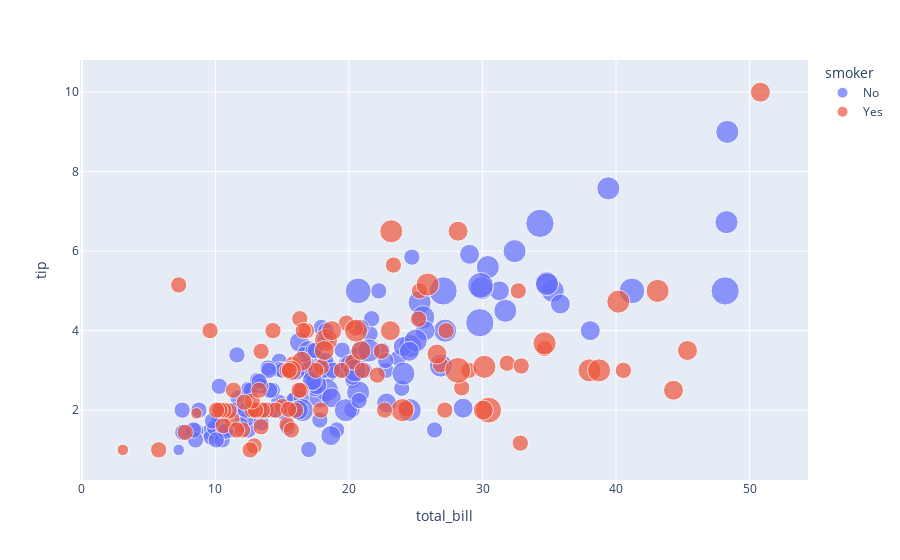

Write notebook code for a chart like this one.
### Markdown cell above
### 3. Scatter Plot

plotly.express.scatter(data_frame=None, x=None, y=None, color=None, title=None)

### Code cell
df = px.data.tips()
fig = px.scatter(df, x='total_bill', y='tip', color='smoker', size='size',
                 hover_data=['day'])
fig.show()

### Figure 1 — Plotly figure (JSON) as saved in the notebook; plotly's stock layout.template omitted (floating-point values rounded to 4 significant figures; data arrays with more than 128 entries replaced by an {"elided": "..."} marker saying what was removed)
{"data": [{"customdata": {"elided": "151x1 str values"}, "hovertemplate": "smoker=No<br>total_bill=%{x}<br>tip=%{y}<br>size=%{marker.size}<br>day=%{customdata[0]}<extra></extra>", "legendgroup": "No", "marker": {"color": "#636efa", "size": {"elided": "151 int values"}, "sizemode": "area", "sizeref": 0.015, "symbol": "circle"}, "mode": "markers", "name": "No", "orientation": "v", "showlegend": true, "type": "scatter", "x": {"elided": "151 float values"}, "xaxis": "x", "y": {"elided": "151 float values"}, "yaxis": "y"}, {"customdata": [["Sat"], ["Sat"], ["Sat"], ["Sat"], ["Sat"], ["Sat"], ["Sat"], ["Sat"], ["Sat"], ["Sat"], ["Sat"], ["Thur"], ["Thur"], ["Fri"], ["Fri"], ["Fri"], ["Fri"], ["Fri"], ["Fri"], ["Fri"], ["Fri"], ["Fri"], ["Sat"], ["Sat"], ["Sat"], ["Sat"], ["Sat"], ["Sat"], ["Thur"], ["Sun"], ["Sat"], ["Sat"], ["Sat"], ["Sat"], ["Sun"], ["Sun"], ["Sun"], ["Sun"], ["Sun"], ["Sun"], ["Sun"], ["Sun"], ["Sun"], ["Sun"], ["Sun"], ["Sun"], ["Sun"], ["Sun"], ["Sun"], ["Sun"], ["Sun"], ["Sun"], ["Thur"], ["Thur"], ["Thur"], ["Thur"], ["Thur"], ["Thur"], ["Thur"], ["Thur"], ["Thur"], ["Thur"], ["Thur"], ["Thur"], ["Thur"], ["Thur"], ["Sat"], ["Sat"], ["Sat"], ["Sat"], ["Sat"], ["Sat"], ["Sat"], ["Sat"], ["Sat"], ["Sat"], ["Sat"], ["Sat"], ["Sat"], ["Fri"], ["Fri"], ["Fri"], ["Fri"], ["Fri"], ["Fri"], ["Sat"], ["Sat"], ["Sat"], ["Sat"], ["Sat"], ["Sat"], ["Sat"], ["Sat"]], "hovertemplate": "smoker=Yes<br>total_bill=%{x}<br>tip=%{y}<br>size=%{marker.size}<br>day=%{customdata[0]}<extra></extra>", "legendgroup": "Yes", "marker": {"color": "#EF553B", "size": [4, 2, 2, 2, 2, 4, 1, 2, 2, 2, 2, 2, 2, 2, 2, 2, 4, 2, 2, 2, 2, 2, 3, 2, 2, 2, 2, 2, 2, 2, 2, 2, 3, 2, 2, 2, 2, 2, 2, 2, 2, 2, 4, 2, 3, 4, 2, 3, 5, 3, 3, 2, 2, 2, 2, 2, 2, 4, 2, 2, 3, 2, 2, 2, 4, 3, 3, 4, 2, 2, 3, 4, 2, 3, 2, 5, 2, 2, 4, 2, 2, 1, 2, 2, 2, 2, 4, 3, 2, 2, 2, 2, 2], "sizemode": "area", "sizeref": 0.015, "symbol": "circle"}, "mode": "markers", "name": "Yes", "orientation": "v", "showlegend": true, "type": "scatter", "x": [38.01, 11.24, 20.29, 13.81, 11.02, 18.29, 3.07, 15.01, 26.86, 25.28, 17.92, 19.44, 32.68, 28.97, 5.75, 16.32, 40.17, 27.28, 12.03, 21.01, 11.35, 15.38, 44.3, 22.42, 15.36, 20.49, 25.21, 14.31, 16, 17.51, 10.59, 10.63, 50.81, 15.81, 7.25, 31.85, 16.82, 32.9, 17.89, 14.48, 9.6, 34.63, 34.65, 23.33, 45.35, 23.17, 40.55, 20.9, 30.46, 18.15, 23.1, 15.69, 19.81, 28.44, 15.48, 16.58, 10.34, 43.11, 13, 13.51, 18.71, 12.74, 13, 16.4, 20.53, 16.47, 26.59, 38.73, 24.27, 12.76, 30.06, 25.89, 13.27, 28.17, 12.9, 28.15, 11.59, 7.74, 30.14, 12.16, 13.42, 8.58, 13.42, 16.27, 10.09, 22.12, 24.01, 15.69, 15.53, 12.6, 32.83, 27.18, 22.67], "xaxis": "x", "y": [3, 1.76, 3.21, 2, 1.98, 3.76, 1, 2.09, 3.14, 5, 3.08, 3, 5, 3, 1, 4.3, 4.73, 4, 1.5, 3, 2.5, 3, 2.5, 3.48, 1.64, 4.06, 4.29, 4, 2, 3, 1.61, 2, 10, 3.16, 5.15, 3.18, 4, 3.11, 2, 2, 4, 3.55, 3.68, 5.65, 3.5, 6.5, 3, 3.5, 2, 3.5, 4, 1.5, 4.19, 2.56, 2.02, 4, 2, 5, 2, 2, 4, 2.01, 2, 2.5, 4, 3.23, 3.41, 3, 2.03, 2.23, 2, 5.16, 2.5, 6.5, 1.1, 3, 1.5, 1.44, 3.09, 2.2, 3.48, 1.92, 1.58, 2.5, 2, 2.88, 2, 3, 3, 1, 1.17, 2, 2], "yaxis": "y"}], "layout": {"legend": {"itemsizing": "constant", "title": {"text": "smoker"}, "tracegroupgap": 0}, "margin": {"t": 60}, "xaxis": {"anchor": "y", "domain": [0, 1], "title": {"text": "total_bill"}}, "yaxis": {"anchor": "x", "domain": [0, 1], "title": {"text": "tip"}}}}
